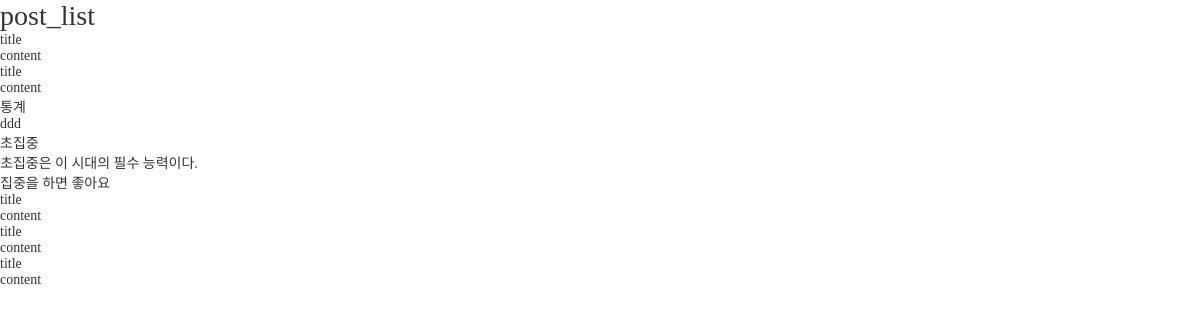
The app's page /posts/, older data.
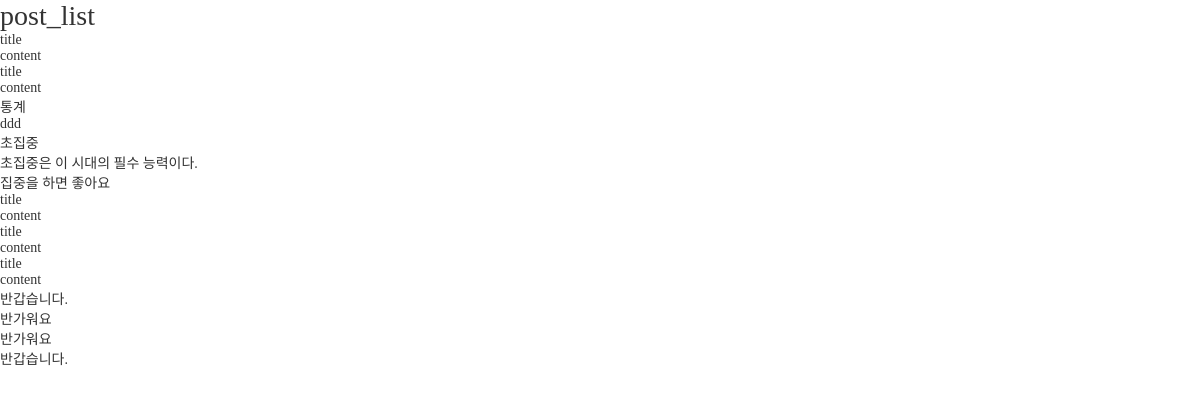
The same page, newer data.
### blog/models.py (models this page shows, shortened)
class Post(models.Model):
    title = models.CharField("글 제목", max_length=40)
    content = models.TextField("글 내용")
    thumbnail = models.ImageField("썸네일", upload_to="post", blank=True)

class Comment(models.Model):
    title = models.ForeignKey(Post, on_delete=models.CASCADE)
    comment = models.TextField("댓글 내용")
    def __str__(self):
        return self.comment

### blog/views.py (the view)
# urls.py: path("posts/", post_list),
def post_list(request):
    posts = Post.objects.all()
    context = {"posts":posts}
    return render(request, "post_list.html", context)

### templates/post_list.html (shortened to what this page needs)
{% load static %}
<!DOCTYPE html>
<html lang="ko">
<head>
    <link rel="stylesheet" href="{% static 'css/style.css' %}">
</head>
<body>
    <h1>post_list</h1>
    {% for post in posts %}
        <ul>
            <a href="/posts/{{detail}}/"><li>{{post.title}}</li></a>
            <li>{{post.content}}</li>
            {% if post.comment_set %}
                {% for comment in post.comment_set.all %}
                    <li>{{comment}}</li>
                {% endfor %}
            {% else %}
                <li>댓글이 아직 없습니다.</li>
            {% endif %}
        </ul>
    {% endfor %}
</body>
</html>

### static/css/style.css (style rules this page uses)
ul, ol { list-style: none; padding: 0; margin: 0; }
h1, h2, h3, h4, h5, h6 { padding: 0; margin: 0; font-weight: 300; }
a { text-decoration: none; color: #333; }
html { margin: 0; font-family: "Noto Sans KR", serif; font-weight: 300; font-size: 14px; color: #333; height: 100%; }
body { margin: 0; height: 100%; }

Row changes from the older to the newer data that the page shows:
added Post: title "반갑습니다.", content "반가워요"
added Post: title "반가워요", content "반갑습니다."
